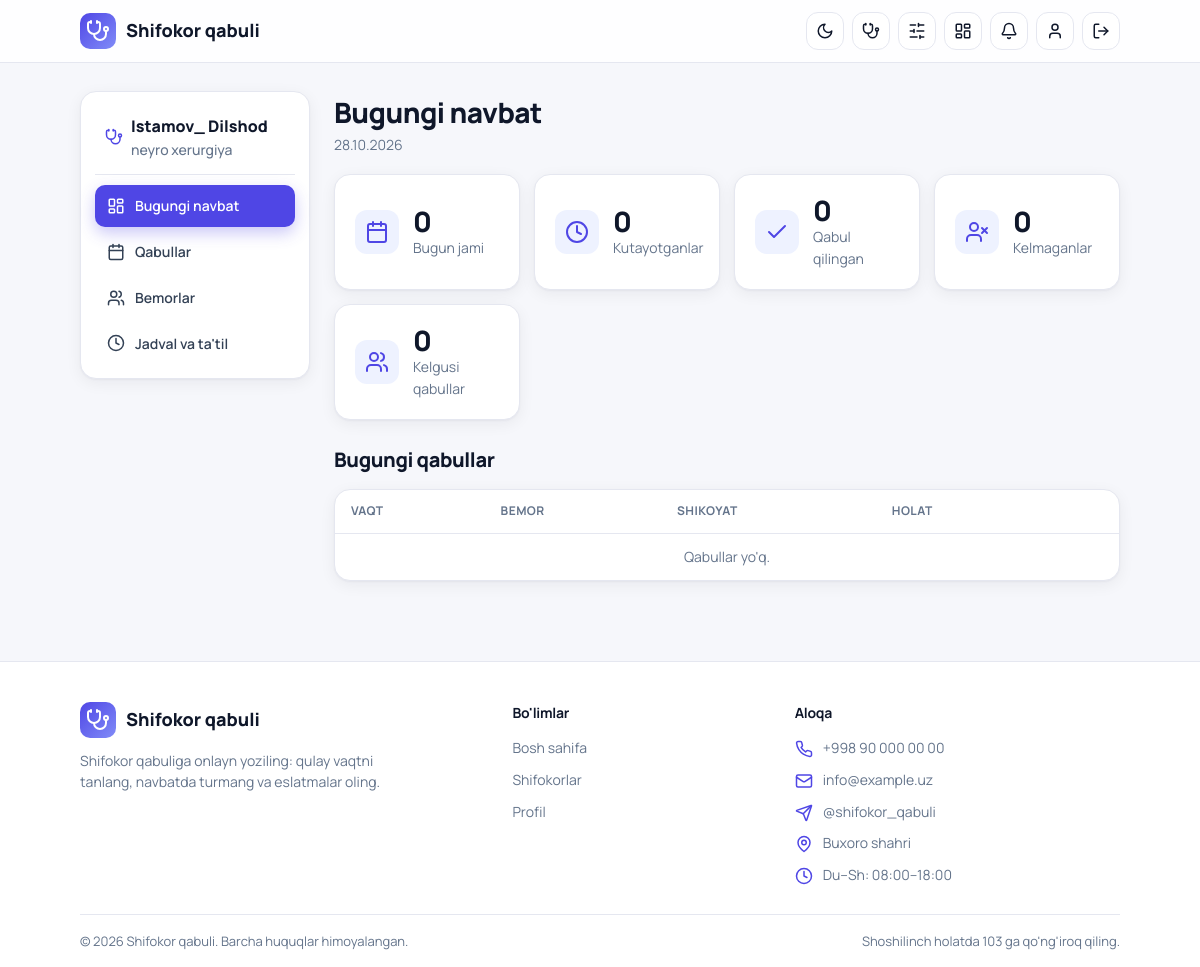
The app's page /doctor/ (signed in) with its own data.
### clin_app/models.py (models this page shows, shortened)
class Doctor(models.Model):
    user = models.OneToOneField(User, on_delete=models.CASCADE, related_name="doctor_profile")
    hospital = models.ForeignKey(Hospital, on_delete=models.CASCADE, related_name="doctors")
    department = models.ForeignKey(Department, on_delete=models.SET_NULL, null=True, blank=True)
    specialty = models.ForeignKey(Specialty, on_delete=models.PROTECT, related_name="doctors")
    experience_years = models.PositiveSmallIntegerField("Tajriba (yil)", default=0)
    price = models.PositiveIntegerField("Qabul narxi (so'm)", default=0)
    bio = models.TextField("Haqida", blank=True)
    photo = models.ImageField(upload_to="doctors/", blank=True, null=True)
    slot_minutes = models.PositiveSmallIntegerField("Bir qabul davomiyligi (daqiqa)", default=20)
    is_active = models.BooleanField(default=True)
    class Meta:
        verbose_name = "Shifokor"
        verbose_name_plural = "Shifokorlar"

class User(AbstractUser):
    class Role(models.TextChoices):
        PATIENT = "patient", "Bemor"
        DOCTOR = "doctor", "Shifokor"
        HOSPITAL_ADMIN = "hospital_admin", "Kasalxona admini"
    role = models.CharField(max_length=20, choices=Role.choices, default=Role.PATIENT)
    phone = models.CharField("Telefon", max_length=20, unique=True, null=True, blank=True)
    birth_date = models.DateField("Tug'ilgan sana", null=True, blank=True)
    hospital = models.ForeignKey(
        Hospital, on_delete=models.SET_NULL, null=True, blank=True, related_name="staff"
    )
    must_change_password = models.BooleanField("Parolni almashtirishi shart", default=False)
    @property
    def is_patient(self):
        return self.role == self.Role.PATIENT
    @property
    def is_doctor(self):
        return self.role == self.Role.DOCTOR
    @property
    def is_hospital_admin(self):
        return self.role == self.Role.HOSPITAL_ADMIN

class Specialty(models.Model):
    name = models.CharField("Mutaxassislik", max_length=100, unique=True)
    class Meta:
        verbose_name = "Mutaxassislik"
        verbose_name_plural = "Mutaxassisliklar"
    def __str__(self):
        return self.name

### clin_app/doctor_views.py (the view)
# urls.py: path("", v.dashboard, name="dpanel_dashboard"),
@doctor_required
def dashboard(request):
    today = timezone.localdate()
    base = Appointment.objects.filter(doctor=request.doctor)
    today_list = (
        base.filter(date=today).exclude(status=S.CANCELLED)
        .select_related("patient").order_by("time")
    )
    stats = {
        "total": today_list.count(),
        "waiting": today_list.filter(status__in=WAITING).count(),
        "done": today_list.filter(status=S.COMPLETED).count(),
        "no_show": today_list.filter(status=S.NO_SHOW).count(),
        "upcoming": base.filter(date__gt=today, status__in=WAITING).count(),
    }
    return render(request, "dpanel/dashboard.html", {
        "today_list": today_list,
        "stats": stats,
        "next_appt": today_list.filter(status__in=WAITING).first(),
        "today": today,
    })

### clin_app/context_processors.py (called while the page is built)
def notifications(request):
    user = request.user
    if user.is_authenticated:
        return {"unread_count": user.notifications.filter(is_read=False).count()}
    return {}

### clin_app/doctor_views.py (called while the page is built)
def doctor_required(view):
    @wraps(view)
    def wrapper(request, *args, **kwargs):
        user = request.user
        if not user.is_authenticated:
            return redirect_to_login(request.get_full_path())
        if not user.is_doctor:
            raise PermissionDenied
        doctor = getattr(user, "doctor_profile", None)
        if doctor is None:
            messages.error(request, "Sizning akkauntingizga shifokor profili biriktirilmagan.")
            return redirect("home")
        request.doctor = doctor
        return view(request, *args, **kwargs)
    return wrapper

### clin_app/templates/dpanel/dashboard.html (shortened to what this page needs)
{% extends 'dpanel/base.html' %}
{% block panel %}
<div class="panel-head">
  <div>
    <h1 class="page-title">Bugungi navbat</h1>
    <p class="muted small">{{ today|date:"d.m.Y" }}</p>
  </div>
</div>
<div class="stats">
  <div class="card stat">
    <div class="feature-icon"><svg class="icon icon-lg"><use href="#i-calendar"/></svg></div>
    <div><div class="stat-num">{{ stats.total }}</div><div class="muted small">Bugun jami</div></div>
  </div>
  <div class="card stat">
    <div class="feature-icon"><svg class="icon icon-lg"><use href="#i-clock"/></svg></div>
    <div><div class="stat-num">{{ stats.waiting }}</div><div class="muted small">Kutayotganlar</div></div>
  </div>
  <div class="card stat">
    <div class="feature-icon"><svg class="icon icon-lg"><use href="#i-check"/></svg></div>
    <div><div class="stat-num">{{ stats.done }}</div><div class="muted small">Qabul qilingan</div></div>
  </div>
  <div class="card stat">
    <div class="feature-icon"><svg class="icon icon-lg"><use href="#i-userx"/></svg></div>
    <div><div class="stat-num">{{ stats.no_show }}</div><div class="muted small">Kelmaganlar</div></div>
  </div>
  <div class="card stat">
    <div class="feature-icon"><svg class="icon icon-lg"><use href="#i-users"/></svg></div>
    <div><div class="stat-num">{{ stats.upcoming }}</div><div class="muted small">Kelgusi qabullar</div></div>
  </div>
</div>
<h2 class="section-title">Bugungi qabullar</h2>
{% include 'dpanel/_appt_table.html' with appointments=today_list %}
{% endblock %}

### clin_app/templates/dpanel/base.html
{% extends 'base.html' %}
{% block content %}
{% with url_name=request.resolver_match.url_name %}
<div class="panel">
  <aside class="card panel-side">
    <div class="panel-hospital">
      <svg class="icon teal"><use href="#i-stethoscope"/></svg>
      <div>
        {{ request.doctor.user.get_full_name|default:request.doctor.user.username }}
        <div class="muted small" style="font-weight:500">{{ request.doctor.specialty }}</div>
      </div>
    </div>
    <nav class="panel-nav">
      <a href="{% url 'dpanel_dashboard' %}" class="{% if url_name == 'dpanel_dashboard' %}active{% endif %}">
        <svg class="icon"><use href="#i-dashboard"/></svg> Bugungi navbat</a>
      <a href="{% url 'dpanel_appointments' %}" class="{% if 'appointment' in url_name %}active{% endif %}">
        <svg class="icon"><use href="#i-calendar"/></svg> Qabullar</a>
      <a href="{% url 'dpanel_patients' %}" class="{% if 'patient' in url_name %}active{% endif %}">
        <svg class="icon"><use href="#i-users"/></svg> Bemorlar</a>
      <a href="{% url 'dpanel_timeoff' %}" class="{% if url_name == 'dpanel_timeoff' %}active{% endif %}">
        <svg class="icon"><use href="#i-clock"/></svg> Jadval va ta'til</a>
    </nav>
  </aside>
  <section class="panel-main">
    {% block panel %}{% endblock %}
  </section>
</div>
{% endwith %}
{% endblock %}

### static/css/style.css (style rules this page uses)
:root { --primary: #4f46e5; --primary-dark: #4338ca; --primary-soft: #eef2ff; --accent-text: #4f46e5; --bg: #f6f7fb; --card: #ffffff; --field: #ffffff; --ink: #0f172a; --text: #334155; --muted: #64748b; --line: #e5e7f0; --danger: #e11d48; --ok-bg: #dcfce7; --ok-text: #166534; --bad-bg: #ffe4e6; --bad-text: #9f1239; --gray-bg: #e2e8f0; --gray-text: #334155; --nav-bg: rgba(255,255,255,.85); --glow-1: rgba(99,102,241,.18); --glow-2: rgba(79,70,229,.12); --glow-btn: rgba(79,70,229,.30); --radius: 16px; --shadow: 0 1px 2px rgba(15,23,42,.04), 0 4px 16px rgba(15,23,42,.06); --shadow-hover: 0 2px 4px rgba(15,23,42,.06), 0 14px 30px rgba(15,23,42,.12); color-scheme: light; }
* { box-sizing: border-box; margin: 0; padding: 0; }
body { font-family: "Manrope", system-ui, -apple-system, "Segoe UI", Roboto, Arial, sans-serif; background: var(--bg); color: var(--text); line-height: 1.55; -webkit-font-smoothing: antialiased; transition: background .3s, color .3s; }
a { color: inherit; text-decoration: none; }
h1, h2, h3 { color: var(--ink); letter-spacing: -0.02em; }
.muted { color: var(--muted); }
.small { font-size: 14px; }
.teal { color: var(--accent-text); }
.hero, .card, .chip, .alert, .page-title, .section-title, .feature { animation: rise .55s cubic-bezier(.2,.7,.2,1) backwards; }
.icon { width: 18px; height: 18px; flex-shrink: 0; vertical-align: -3px; fill: none; stroke: currentColor; stroke-width: 2; stroke-linecap: round; stroke-linejoin: round; }
.icon-lg { width: 24px; height: 24px; }
.feature-icon { width: 44px; height: 44px; border-radius: 12px; flex-shrink: 0; background: var(--primary-soft); color: var(--accent-text); display: flex; align-items: center; justify-content: center; transition: transform .3s; }
.section-title { font-size: 20px; font-weight: 800; margin-bottom: 14px; }
.page-title { font-size: 28px; font-weight: 800; margin-bottom: 18px; }
.card { background: var(--card); border-radius: var(--radius); box-shadow: var(--shadow); border: 1px solid var(--line); padding: 20px; transition: transform .25s, box-shadow .25s, border-color .25s, background .3s; }
.panel { display: grid; gap: 24px; grid-template-columns: 230px 1fr; align-items: start; }
.panel-side { position: sticky; top: 84px; padding: 14px; }
.panel-hospital { display: flex; align-items: center; gap: 8px; font-weight: 800; color: var(--ink); padding: 8px 10px 14px; border-bottom: 1px solid var(--line); margin-bottom: 10px; }
.panel-nav { display: grid; gap: 4px; }
.panel-nav a { display: flex; align-items: center; gap: 10px; padding: 10px 12px; border-radius: 10px; font-weight: 600; font-size: 14px; color: var(--text); transition: all .2s; }
.panel-nav a.active { background: var(--primary); color: #fff; box-shadow: 0 6px 16px var(--glow-btn); }
.panel-head { display: flex; justify-content: space-between; align-items: center; gap: 12px; flex-wrap: wrap; margin-bottom: 18px; }
.panel-head .page-title { margin-bottom: 0; }
.stats { display: grid; gap: 14px; grid-template-columns: repeat(auto-fit, minmax(170px, 1fr)); margin-bottom: 24px; }
.stat { display: flex; align-items: center; gap: 14px; }
.stat-num { font-size: 28px; font-weight: 800; color: var(--ink); line-height: 1.1; }
:root { --hero-overlay: rgba(246, 247, 251, .78); }

### records on screen
Doctor: doctor.user.get_full_name "Istamov_ Dilshod", doctor.specialty "neyro xerurgiya"

### other values on screen
{{ today|date:"d.m.Y" }} "28.10.2026"
{{ stats.total }} "0"
{{ stats.waiting }} "0"
{{ stats.done }} "0"
{{ stats.no_show }} "0"
{{ stats.upcoming }} "0"
